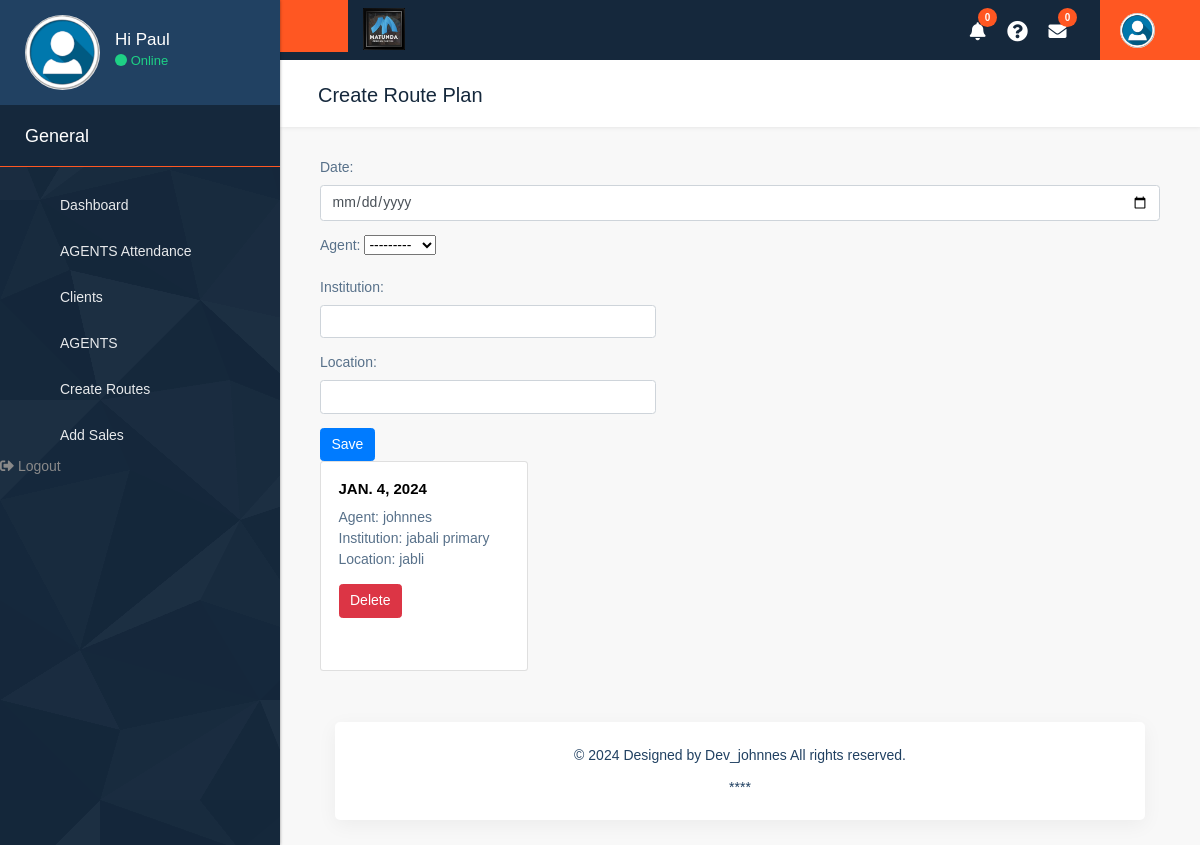
Before: /create_route_plan/ (signed in) with the older database file.
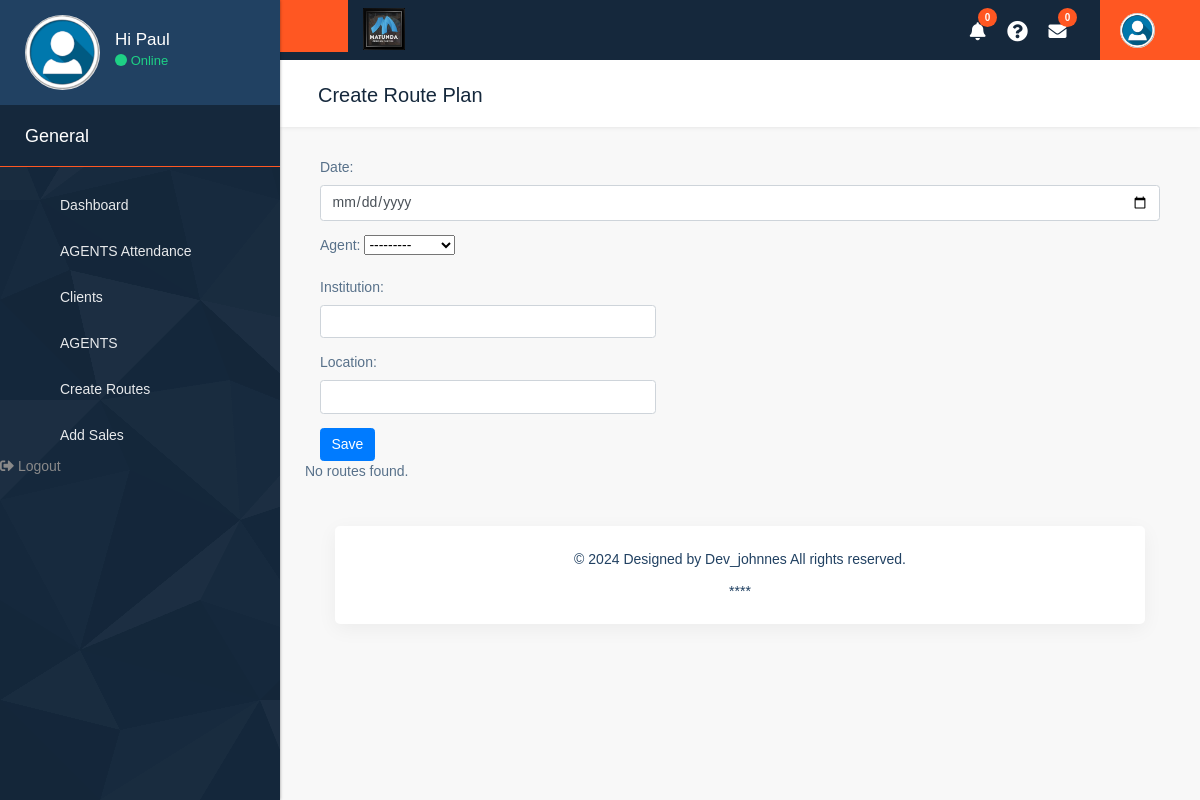
After: the same page with the newer database file.
### accounts/models.py (models this page shows, shortened)
class RoutePlan(models.Model):
    user = models.ForeignKey(User, on_delete=models.CASCADE)
    date = models.DateField()
    agent = models.CharField(max_length=100)
    institution = models.CharField(max_length=100)
    location = models.CharField(max_length=100)

### accounts/views.py (the view)
# urls.py: path('create_route_plan/', views.create_route_plan, name='create_route_plan'),
@login_required
@management_required
def create_route_plan(request):
    if request.method == 'POST':
        form = RoutePlanForm(request.POST)
        if form.is_valid():
            route_plan = form.save(commit=False)
            route_plan.user = request.user
            route_plan.save()
            messages.success(request, 'Route created successfully!')
            return redirect('create_route_plan')
    else:
        form = RoutePlanForm()
    routes = RoutePlan.objects.all()
    return render(request, 'management/create_route_plan.html', {'form': form, 'routes': routes})

### accounts/forms.py
class RoutePlanForm(forms.ModelForm):
    agent = forms.ModelChoiceField(queryset=User.objects.all().order_by('username'))
    class Meta:
        model = RoutePlan
        fields = ['date', 'agent', 'institution', 'location']
        widgets = {
            'date': forms.DateInput(attrs={'class': 'form-control', 'type': 'date'}),
            'agent': forms.TextInput(attrs={'class': 'form-control', 'style': 'width: 40%;'}),
            'institution': forms.TextInput(attrs={'class': 'form-control', 'style': 'width: 40%;'}),
            'location': forms.TextInput(attrs={'class': 'form-control', 'style': 'width: 40%;'}),
        }

### accounts/templates/management/create_route_plan.html (shortened to what this page needs)
{% extends 'management/base.html' %}
{% load static %}
{% block page_title %}Create Route Plan{% endblock %}
{% block content %}
<form method="post">
    {{ form.as_p }}
    <button type="submit" class="btn btn-primary">Save</button>
</form>
<div class="row" style="max-height: 500px; overflow-y: auto;">
  {% for route in routes %}
    <div class="col-md-4">
      <div class="card mb-4" style="width: 80%; height: 0; padding-bottom: 80%;">
        <div class="card-body" style="position: absolute;">
          <h5 class="card-title">{{ route.date }}</h5>
          <p class="card-text">
            Agent: {{ route.agent }}<br>
            Institution: {{ route.institution }}<br>
            Location: {{ route.location }}
          </p>
          <a href="{% url 'delete_route_plan' route.id %}" class="btn btn-danger">Delete</a>
        </div>
      </div>
    </div>
  {% empty %}
    <p>No routes found.</p>
  {% endfor %}
</div>
{% endblock %}

Changed rows visible on the page:
removed RoutePlan: date "JAN. 4, 2024", agent "johnnes", institution "jabali primary", location "jabli"
Other visible differences:
text now shown: "No routes found."
